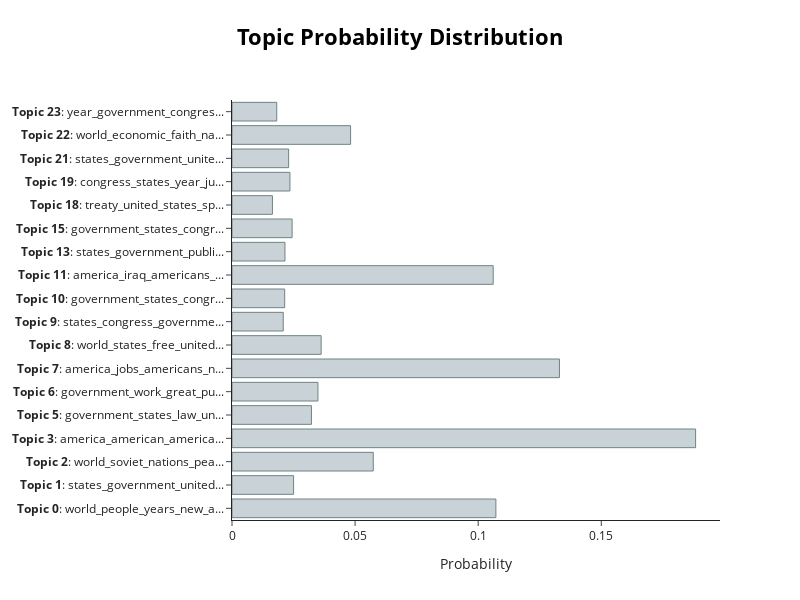

Write notebook code for a chart like this one.
### Code cell
# output the topic distribution for the first speech
topic_distr, _ = topic_model.approximate_distribution(docs)
first_speech_viz = topic_model.visualize_distribution(topic_distr[1])

#save first speech topic distribution to outputs
first_speech_viz.write_html("outputs/BERTopic_first_speech_viz.html")
first_speech_viz

### Figure 1 — Plotly figure (JSON) as saved in the notebook; plotly's stock layout.template omitted (floating-point values rounded to 4 significant figures)
{"data": [{"marker": {"color": "#C8D2D7", "line": {"color": "#6E8484", "width": 1}}, "orientation": "h", "type": "bar", "x": [0.1072, 0.02502, 0.05739, 0.1883, 0.03227, 0.03492, 0.133, 0.03622, 0.02081, 0.0214, 0.1061, 0.02152, 0.02442, 0.01643, 0.02353, 0.02301, 0.04817, 0.01817], "y": ["<b>Topic 0</b>: world_people_years_new_a...", "<b>Topic 1</b>: states_government_united...", "<b>Topic 2</b>: world_soviet_nations_pea...", "<b>Topic 3</b>: america_american_america...", "<b>Topic 5</b>: government_states_law_un...", "<b>Topic 6</b>: government_work_great_pu...", "<b>Topic 7</b>: america_jobs_americans_n...", "<b>Topic 8</b>: world_states_free_united...", "<b>Topic 9</b>: states_congress_governme...", "<b>Topic 10</b>: government_states_congr...", "<b>Topic 11</b>: america_iraq_americans_...", "<b>Topic 13</b>: states_government_publi...", "<b>Topic 15</b>: government_states_congr...", "<b>Topic 18</b>: treaty_united_states_sp...", "<b>Topic 19</b>: congress_states_year_ju...", "<b>Topic 21</b>: states_government_unite...", "<b>Topic 22</b>: world_economic_faith_na...", "<b>Topic 23</b>: year_government_congres..."]}], "layout": {"height": 600, "hoverlabel": {"bgcolor": "white", "font": {"family": "Rockwell", "size": 16}}, "title": {"font": {"color": "Black", "size": 22}, "text": "<b>Topic Probability Distribution</b>", "x": 0.5, "xanchor": "center", "y": 0.95, "yanchor": "top"}, "width": 800, "xaxis": {"title": {"text": "Probability"}}}}
